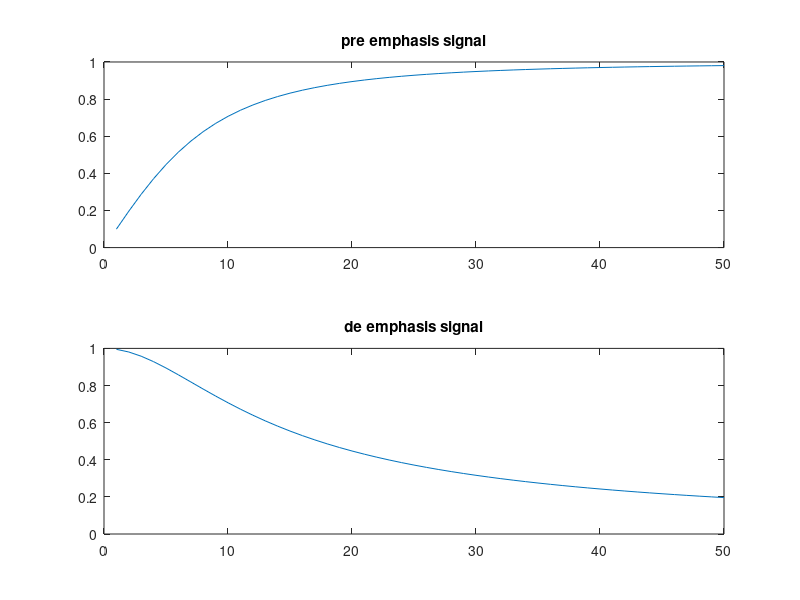

Write the MATLAB code that produced this figure.
f1 = 10;
for f = 1:50
x(f) = (1/sqrt(1+(f1/f)^2))
f2(f) = f;
end
subplot(2,1,1)
plot(f2,x)
title('pre emphasis signal')


for f = 1:50
y(f) = (1/sqrt(1+(f/f1)^2))
f3(f) = f;
end
subplot(2,1,2)
plot(f3,y)
title('de emphasis signal')